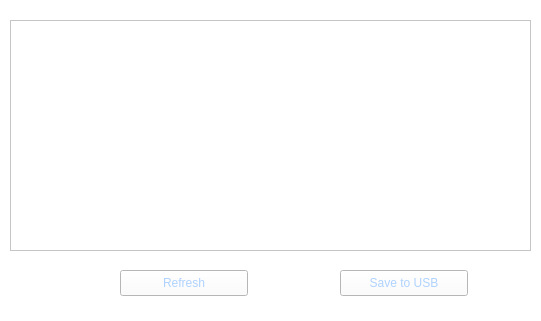
<?xml version="1.0" encoding="UTF-8"?>
<ui version="4.0">
 <class>ToolDialog</class>
 <widget class="QDialog" name="ToolDialog">
  <property name="geometry">
   <rect>
    <x>0</x>
    <y>0</y>
    <width>541</width>
    <height>321</height>
   </rect>
  </property>
  <property name="contextMenuPolicy">
   <enum>Qt::NoContextMenu</enum>
  </property>
  <property name="windowTitle">
   <string>Dialog</string>
  </property>
  <widget class="QStackedWidget" name="checkstackedWidget">
   <property name="geometry">
    <rect>
     <x>0</x>
     <y>0</y>
     <width>541</width>
     <height>321</height>
    </rect>
   </property>
   <property name="contextMenuPolicy">
    <enum>Qt::NoContextMenu</enum>
   </property>
   <property name="whatsThis">
    <string>&lt;html&gt;&lt;head/&gt;&lt;body&gt;&lt;p&gt;&lt;br/&gt;&lt;/p&gt;&lt;/body&gt;&lt;/html&gt;</string>
   </property>
   <property name="styleSheet">
    <string notr="true">background-color: rgb(255, 255, 255);</string>
   </property>
   <property name="currentIndex">
    <number>1</number>
   </property>
   <widget class="QWidget" name="ping">
    <widget class="QPushButton" name="pingButton">
     <property name="geometry">
      <rect>
       <x>430</x>
       <y>10</y>
       <width>101</width>
       <height>26</height>
      </rect>
     </property>
     <property name="styleSheet">
      <string notr="true">QPushButton{
	border-image: url(:/images/images/button_normal.png);
	color: rgb(175, 210, 255);
}
QPushButton:focus{
	border-image: url(:/images/images/button_pressed.png);
	color: rgb(175, 210, 255);
}
QPushButton:pressed{
	border-image: url(:/images/images/button_click.png);
	color: rgb(175, 210, 255);
}

</string>
     </property>
     <property name="text">
      <string>Start</string>
     </property>
    </widget>
    <widget class="QLineEdit" name="targetIP">
     <property name="enabled">
      <bool>true</bool>
     </property>
     <property name="geometry">
      <rect>
       <x>199</x>
       <y>10</y>
       <width>200</width>
       <height>26</height>
      </rect>
     </property>
     <property name="contextMenuPolicy">
      <enum>Qt::NoContextMenu</enum>
     </property>
     <property name="styleSheet">
      <string notr="true">border-image: url(:/images/images/combox_bg.png);
color: rgb(255, 255, 255);</string>
     </property>
     <property name="inputMask">
      <string/>
     </property>
     <property name="maxLength">
      <number>64</number>
     </property>
    </widget>
    <widget class="QLabel" name="pinglabel">
     <property name="geometry">
      <rect>
       <x>9</x>
       <y>12</y>
       <width>131</width>
       <height>26</height>
      </rect>
     </property>
     <property name="styleSheet">
      <string notr="true">	color: rgb(5, 106, 183);</string>
     </property>
     <property name="text">
      <string> Host Name/IP:</string>
     </property>
    </widget>
    <widget class="QTextEdit" name="pingresulttextEdit">
     <property name="geometry">
      <rect>
       <x>20</x>
       <y>80</y>
       <width>501</width>
       <height>161</height>
      </rect>
     </property>
     <property name="contextMenuPolicy">
      <enum>Qt::NoContextMenu</enum>
     </property>
     <property name="readOnly">
      <bool>true</bool>
     </property>
    </widget>
    <widget class="QProgressBar" name="progressBar">
     <property name="geometry">
      <rect>
       <x>80</x>
       <y>50</y>
       <width>341</width>
       <height>23</height>
      </rect>
     </property>
     <property name="styleSheet">
      <string notr="true"/>
     </property>
     <property name="value">
      <number>24</number>
     </property>
     <property name="textVisible">
      <bool>false</bool>
     </property>
    </widget>
    <widget class="QLabel" name="statuslabel">
     <property name="geometry">
      <rect>
       <x>9</x>
       <y>50</y>
       <width>61</width>
       <height>16</height>
      </rect>
     </property>
     <property name="styleSheet">
      <string notr="true">	color: rgb(5, 106, 183);</string>
     </property>
     <property name="text">
      <string>Status :</string>
     </property>
    </widget>
    <widget class="QLabel" name="wakeuplabel">
     <property name="geometry">
      <rect>
       <x>20</x>
       <y>270</y>
       <width>161</width>
       <height>26</height>
      </rect>
     </property>
     <property name="styleSheet">
      <string notr="true">	color: rgb(5, 106, 183);</string>
     </property>
     <property name="text">
      <string>Host PC MAC Address:</string>
     </property>
    </widget>
    <widget class="QLineEdit" name="wakeupMAC">
     <property name="enabled">
      <bool>true</bool>
     </property>
     <property name="geometry">
      <rect>
       <x>200</x>
       <y>270</y>
       <width>200</width>
       <height>26</height>
      </rect>
     </property>
     <property name="contextMenuPolicy">
      <enum>Qt::NoContextMenu</enum>
     </property>
     <property name="styleSheet">
      <string notr="true">border-image: url(:/images/images/combox_bg.png);
color: rgb(255, 255, 255);</string>
     </property>
     <property name="inputMask">
      <string>HH:HH:HH:HH:HH:HH; </string>
     </property>
    </widget>
    <widget class="QPushButton" name="wakeupButton">
     <property name="geometry">
      <rect>
       <x>430</x>
       <y>270</y>
       <width>91</width>
       <height>26</height>
      </rect>
     </property>
     <property name="styleSheet">
      <string notr="true">QPushButton{
	border-image: url(:/images/images/button_normal.png);
	color: rgb(175, 210, 255);
}
QPushButton:focus{
	border-image: url(:/images/images/button_pressed.png);
	color: rgb(175, 210, 255);
}
QPushButton:pressed{
	border-image: url(:/images/images/button_click.png);
	color: rgb(175, 210, 255);
}

</string>
     </property>
     <property name="text">
      <string>Wakeup</string>
     </property>
    </widget>
   </widget>
   <widget class="QWidget" name="log">
    <widget class="QPushButton" name="logsaveButton">
     <property name="geometry">
      <rect>
       <x>340</x>
       <y>270</y>
       <width>128</width>
       <height>26</height>
      </rect>
     </property>
     <property name="contextMenuPolicy">
      <enum>Qt::NoContextMenu</enum>
     </property>
     <property name="styleSheet">
      <string notr="true">QPushButton{
	border-image: url(:/images/images/button_normal.png);
	color: rgb(175, 210, 255);
}
QPushButton:focus{
	border-image: url(:/images/images/button_pressed.png);
	color: rgb(175, 210, 255);
}
QPushButton:pressed{
	border-image: url(:/images/images/button_click.png);
	color: rgb(175, 210, 255);
}

</string>
     </property>
     <property name="text">
      <string>Save to USB</string>
     </property>
    </widget>
    <widget class="QTextBrowser" name="logtextBrowser">
     <property name="geometry">
      <rect>
       <x>10</x>
       <y>20</y>
       <width>521</width>
       <height>231</height>
      </rect>
     </property>
     <property name="mouseTracking">
      <bool>true</bool>
     </property>
     <property name="contextMenuPolicy">
      <enum>Qt::NoContextMenu</enum>
     </property>
    </widget>
    <widget class="QPushButton" name="refreshButton">
     <property name="geometry">
      <rect>
       <x>120</x>
       <y>270</y>
       <width>128</width>
       <height>26</height>
      </rect>
     </property>
     <property name="contextMenuPolicy">
      <enum>Qt::NoContextMenu</enum>
     </property>
     <property name="styleSheet">
      <string notr="true">QPushButton{
	border-image: url(:/images/images/button_normal.png);
	color: rgb(175, 210, 255);
}
QPushButton:focus{
	border-image: url(:/images/images/button_pressed.png);
	color: rgb(175, 210, 255);
}
QPushButton:pressed{
	border-image: url(:/images/images/button_click.png);
	color: rgb(175, 210, 255);
}

</string>
     </property>
     <property name="text">
      <string>Refresh</string>
     </property>
    </widget>
   </widget>
  </widget>
 </widget>
 <tabstops>
  <tabstop>checkstackedWidget</tabstop>
  <tabstop>targetIP</tabstop>
  <tabstop>pingButton</tabstop>
  <tabstop>pingresulttextEdit</tabstop>
 </tabstops>
 <resources/>
 <connections/>
</ui>
